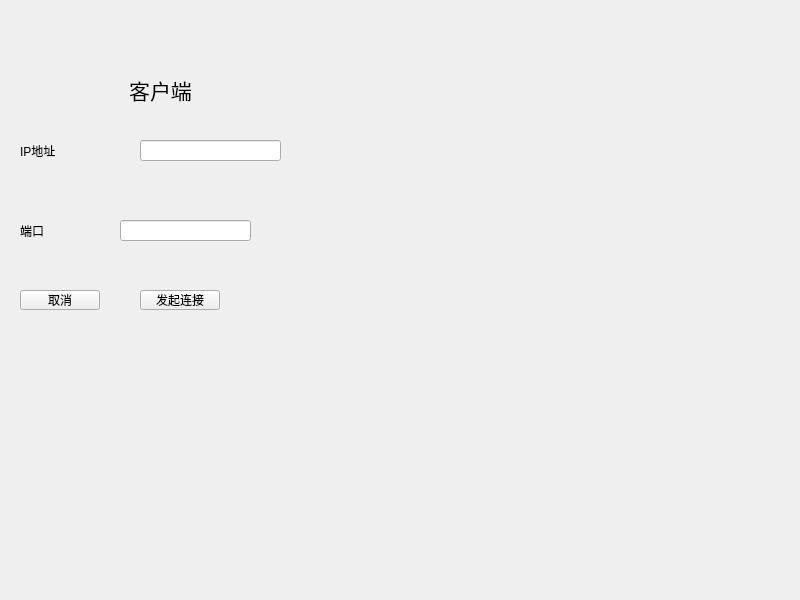
<?xml version="1.0" encoding="UTF-8"?>
<ui version="4.0">
 <class>Widget</class>
 <widget class="QWidget" name="Widget">
  <property name="geometry">
   <rect>
    <x>0</x>
    <y>0</y>
    <width>800</width>
    <height>600</height>
   </rect>
  </property>
  <property name="windowTitle">
   <string>Widget</string>
  </property>
  <widget class="QLineEdit" name="portlineEdit">
   <property name="geometry">
    <rect>
     <x>120</x>
     <y>220</y>
     <width>131</width>
     <height>21</height>
    </rect>
   </property>
  </widget>
  <widget class="QLabel" name="label">
   <property name="geometry">
    <rect>
     <x>20</x>
     <y>140</y>
     <width>81</width>
     <height>21</height>
    </rect>
   </property>
   <property name="text">
    <string>IP地址</string>
   </property>
  </widget>
  <widget class="QLabel" name="label_2">
   <property name="geometry">
    <rect>
     <x>20</x>
     <y>220</y>
     <width>81</width>
     <height>21</height>
    </rect>
   </property>
   <property name="text">
    <string>端口</string>
   </property>
  </widget>
  <widget class="QPushButton" name="connectButton">
   <property name="geometry">
    <rect>
     <x>140</x>
     <y>290</y>
     <width>80</width>
     <height>20</height>
    </rect>
   </property>
   <property name="text">
    <string>发起连接</string>
   </property>
  </widget>
  <widget class="QLabel" name="label_3">
   <property name="geometry">
    <rect>
     <x>100</x>
     <y>70</y>
     <width>121</width>
     <height>41</height>
    </rect>
   </property>
   <property name="text">
    <string>&lt;html&gt;&lt;head/&gt;&lt;body&gt;&lt;p align=&quot;center&quot;&gt;&lt;span style=&quot; font-size:16pt;&quot;&gt;客户端&lt;/span&gt;&lt;/p&gt;&lt;/body&gt;&lt;/html&gt;</string>
   </property>
  </widget>
  <widget class="QLineEdit" name="iplineEdit">
   <property name="geometry">
    <rect>
     <x>140</x>
     <y>140</y>
     <width>141</width>
     <height>21</height>
    </rect>
   </property>
  </widget>
  <widget class="QPushButton" name="cancelButton">
   <property name="geometry">
    <rect>
     <x>20</x>
     <y>290</y>
     <width>80</width>
     <height>20</height>
    </rect>
   </property>
   <property name="text">
    <string>取消</string>
   </property>
  </widget>
 </widget>
 <resources/>
 <connections/>
</ui>
